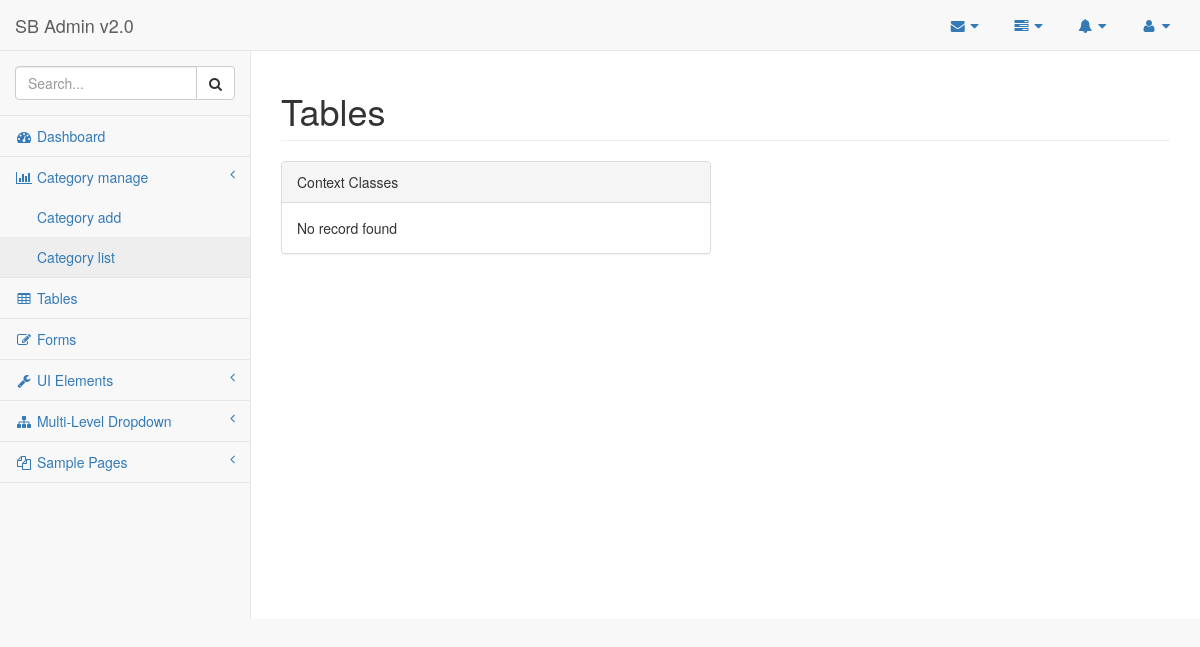
Before: /backend/pages/category_list.php with the older database file.
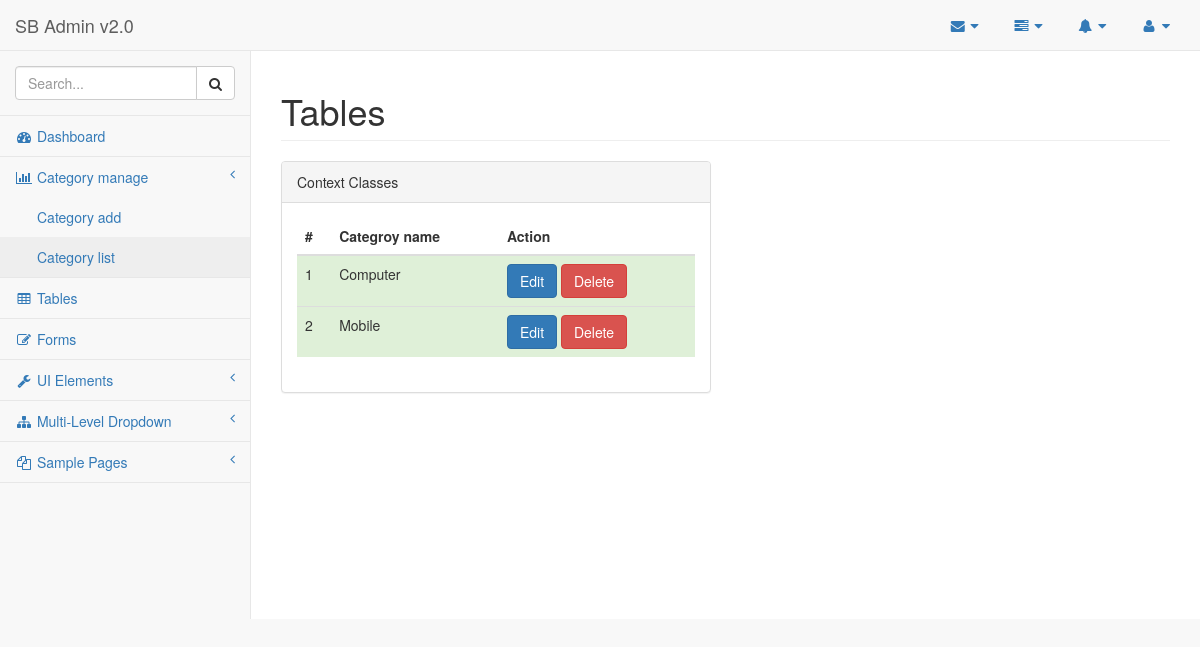
After: the same page with the newer database file.
### tables this page shows
CREATE TABLE `categories` (
  `catid` int(11) NOT NULL,
  `category_name` varchar(50) NOT NULL
);

### backend/pages/category_list.php (the view, shortened to what this page needs)
<?php
require('connect.php');
 ?>
<!DOCTYPE html>
<html lang="en">
<head>
    <link href="../vendor/bootstrap/css/bootstrap.min.css" rel="stylesheet">
    <link href="../vendor/metisMenu/metisMenu.min.css" rel="stylesheet">
    <link href="../vendor/datatables-plugins/dataTables.bootstrap.css" rel="stylesheet">
    <link href="../vendor/datatables-responsive/dataTables.responsive.css" rel="stylesheet">
    <link href="../dist/css/sb-admin-2.css" rel="stylesheet">
    <link href="../vendor/font-awesome/css/font-awesome.min.css" rel="stylesheet" type="text/css">
</head>
<body>
    <div id="wrapper">
        <?php include('navbar.php'); ?>
        <div id="page-wrapper">
            <div class="row">
                <div class="col-lg-12">
                    <h1 class="page-header">Tables</h1>
                </div>
            </div>
            <div class="row">
                <div class="col-lg-6">
                    <div class="panel panel-default">
                        <div class="panel-heading">
                            Context Classes
                        </div>
                        <div class="panel-body">
                            <div class="table-responsive" id="category_all">
                                <?php
                                $sql = "SELECT * FROM categories ORDER BY category_name";
                                $res = mysqli_query($con, $sql);
                                $nums = mysqli_num_rows($res);
                                if($nums >0)
                                {
                                    ?>
                                    <table class="table">
                                    <thead>
                                        <tr>
                                            <th>#</th>
                                            <th>Categroy name</th>
                                            <th>Action</th>
                                        </tr>
                                    </thead>
                                    <tbody>
                                        <?php
                                        $i = 1;
                                        while ($row = mysqli_fetch_assoc($res)) {
                                            ?>
                                             <tr class="success">
                                                <td><?php echo $i; ?></td>
                                                <td><?php echo $row['category_name']; ?></td>
                                                <td>
                                                    <a class="btn btn-primary" href="category_edit.php?catid=<?php echo $row['catid']; ?>">Edit</a>
                                                    <a class="btn btn-danger" onclick="confirm_category_delete(<?php echo $row['catid']; ?>)">Delete</a>
                                                </td>
                                            </tr>
                                            <?php
                                            $i++;
                                        }
                                        ?>
                                    </tbody>
                                </table>
                                    <?php
                                }
                                else
                                {
                                    echo "No record found";
                                }
                                ?>
                            </div>
                        </div>
                    </div>
                </div>
            </div>
        </div>
    </div>
</body>
</html>

### backend/pages/navbar.php (shortened to what this page needs)
<nav class="navbar navbar-default navbar-static-top" role="navigation" style="margin-bottom: 0">
            <div class="navbar-header">
                <a class="navbar-brand" href="index.html">SB Admin v2.0</a>
            </div>
            <ul class="nav navbar-top-links navbar-right">
                <li class="dropdown">
                    <a class="dropdown-toggle" data-toggle="dropdown" href="#">
                        <i class="fa fa-envelope fa-fw"></i> <i class="fa fa-caret-down"></i>
                    </a>
                </li>
                <li class="dropdown">
                    <a class="dropdown-toggle" data-toggle="dropdown" href="#">
                        <i class="fa fa-tasks fa-fw"></i> <i class="fa fa-caret-down"></i>
                    </a>
                </li>
                <li class="dropdown">
                    <a class="dropdown-toggle" data-toggle="dropdown" href="#">
                        <i class="fa fa-bell fa-fw"></i> <i class="fa fa-caret-down"></i>
                    </a>
                </li>
                <li class="dropdown">
                    <a class="dropdown-toggle" data-toggle="dropdown" href="#">
                        <i class="fa fa-user fa-fw"></i> <i class="fa fa-caret-down"></i>
                    </a>
                </li>
            </ul>
            <div class="navbar-default sidebar" role="navigation">
                <div class="sidebar-nav navbar-collapse">
                    <ul class="nav" id="side-menu">
                        <li class="sidebar-search">
                            <div class="input-group custom-search-form">
                                <input type="text" class="form-control" placeholder="Search...">
                                <span class="input-group-btn">
                                <button class="btn btn-default" type="button">
                                    <i class="fa fa-search"></i>
                                </button>
                            </span>
                            </div>
                        </li>
                        <li>
                            <a href="index.html"><i class="fa fa-dashboard fa-fw"></i> Dashboard</a>
                        </li>
                        <li>
                            <a href="#"><i class="fa fa-bar-chart-o fa-fw"></i> Category manage<span class="fa arrow"></span></a>
                            <ul class="nav nav-second-level">
                                <li>
                                    <a href="category_add.php">Category add</a>
                                </li>
                                <li>
                                    <a href="category_list.php">Category list</a>
                                </li>
                            </ul>
                        </li>
                        <li>
                            <a href="tables.html"><i class="fa fa-table fa-fw"></i> Tables</a>
                        </li>
                        <li>
                            <a href="forms.html"><i class="fa fa-edit fa-fw"></i> Forms</a>
                        </li>
                        <li>
                            <a href="#"><i class="fa fa-wrench fa-fw"></i> UI Elements<span class="fa arrow"></span></a>
                        </li>
                        <li>
                            <a href="#"><i class="fa fa-sitemap fa-fw"></i> Multi-Level Dropdown<span class="fa arrow"></span></a>
                        </li>
                        <li>
                            <a href="#"><i class="fa fa-files-o fa-fw"></i> Sample Pages<span class="fa arrow"></span></a>
                        </li>
                    </ul>
                </div>
            </div>
        </nav>

Changed rows visible on the page:
added categories: category_name "Computer"
added categories: category_name "Mobile"
Other visible differences:
text no longer shown: "No record found"
text now shown: "# Categroy name Action"
